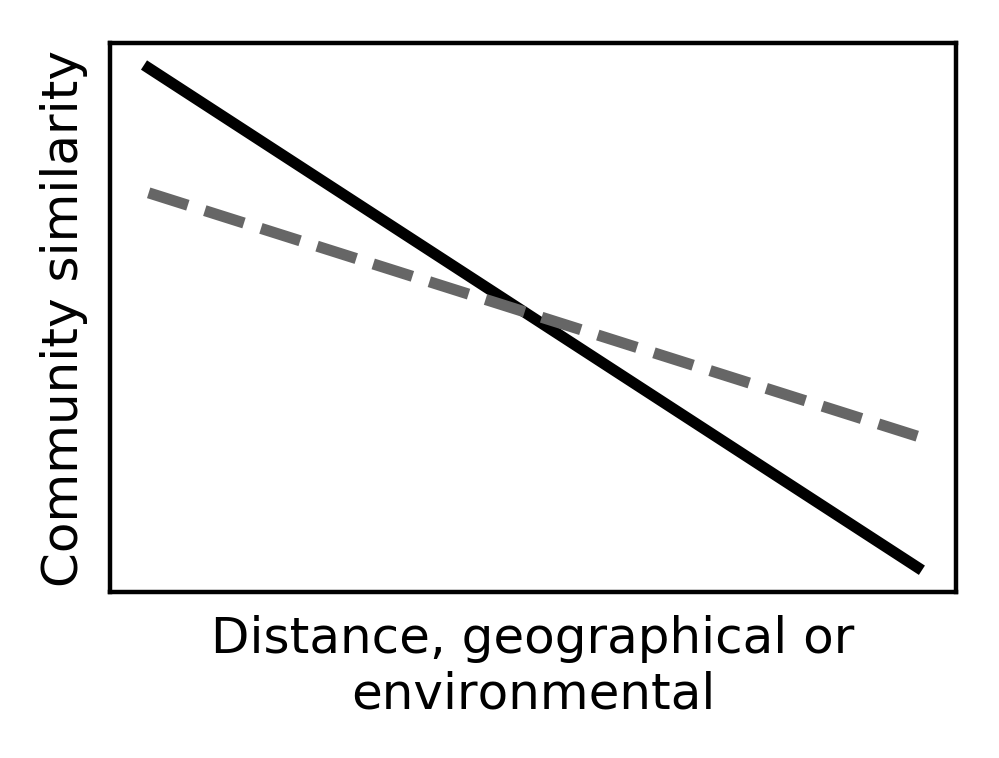

Write the Python code that produced this figure.
from __future__ import division
from os.path import expanduser
import numpy as np
import matplotlib.pyplot as plt



mydir = expanduser("~/GitHub/DistDecay")
# set up the figure
fig = plt.figure()


fig.add_subplot(2,2,1)

xs = np.linspace(0, 1, 100)
ys1 = (1 - xs)
ys2 = 0.75*(1 - 0.65*xs)

plt.plot(xs, ys1, ls='-', linewidth=2, color='k')
plt.plot(xs, ys2, ls='--', linewidth=2, color='0.4')

plt.tick_params(
        axis='both',
        which='both',
        bottom=False,
        left=False,
        labelbottom=False,
        labelleft=False)

plt.ylabel('Community similarity', fontsize=9)
plt.xlabel('Distance, geographical or\nenvironmental', fontsize=9)
#plt.subplots_adjust(wspace=0.4, hspace=0.4)
plt.savefig(mydir+'/figs/fig1/Fig1.png', dpi=400, bbox_inches = "tight")
plt.close()

